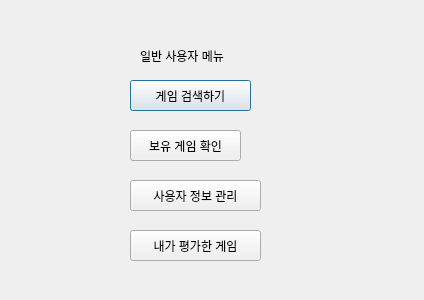
<?xml version="1.0" encoding="UTF-8"?>
<ui version="4.0">
 <class>Dialog</class>
 <widget class="QDialog" name="Dialog">
  <property name="geometry">
   <rect>
    <x>0</x>
    <y>0</y>
    <width>424</width>
    <height>300</height>
   </rect>
  </property>
  <property name="windowTitle">
   <string>Dialog</string>
  </property>
  <widget class="QPushButton" name="find">
   <property name="geometry">
    <rect>
     <x>130</x>
     <y>80</y>
     <width>121</width>
     <height>31</height>
    </rect>
   </property>
   <property name="text">
    <string>게임 검색하기</string>
   </property>
  </widget>
  <widget class="QPushButton" name="info">
   <property name="geometry">
    <rect>
     <x>130</x>
     <y>180</y>
     <width>131</width>
     <height>31</height>
    </rect>
   </property>
   <property name="text">
    <string>사용자 정보 관리</string>
   </property>
  </widget>
  <widget class="QPushButton" name="check">
   <property name="geometry">
    <rect>
     <x>130</x>
     <y>130</y>
     <width>111</width>
     <height>31</height>
    </rect>
   </property>
   <property name="text">
    <string>보유 게임 확인</string>
   </property>
  </widget>
  <widget class="QLabel" name="label">
   <property name="geometry">
    <rect>
     <x>140</x>
     <y>30</y>
     <width>191</width>
     <height>51</height>
    </rect>
   </property>
   <property name="text">
    <string>일반 사용자 메뉴</string>
   </property>
  </widget>
  <widget class="QPushButton" name="evaluates">
   <property name="geometry">
    <rect>
     <x>130</x>
     <y>230</y>
     <width>131</width>
     <height>31</height>
    </rect>
   </property>
   <property name="text">
    <string>내가 평가한 게임</string>
   </property>
  </widget>
 </widget>
 <resources/>
 <connections/>
</ui>
